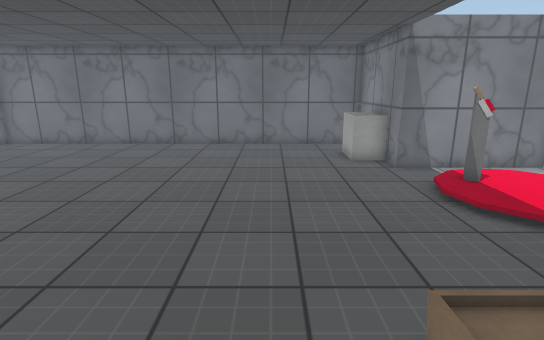
view 1 (above)

12 first-person views from a walk through a scene from a Unity 3-D project. The camera is 1.5 m above the floor, tilts 14° down and sees 80° across. Doors are open. The floor is counted in squares, 0.5 m on a side. Each view is taken from the middle of a square. On the plan, view 1 faces up. The plan holds only what a view shows up to about 20 squares ahead; the rest is blank. The player is left out. Surface patterns are stand-ins for the level's own textures.

view 2
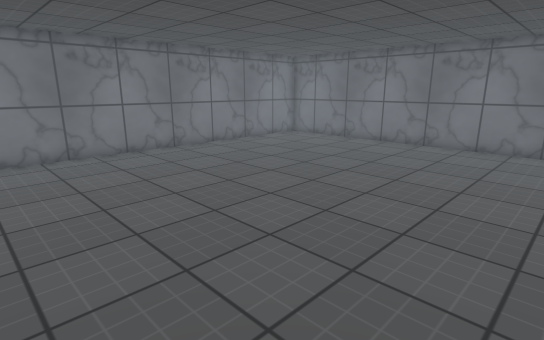

view 3
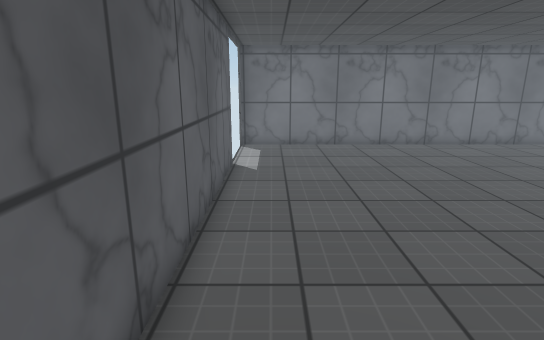

view 4
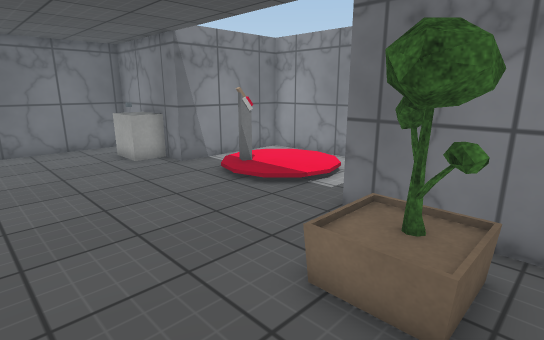

view 5
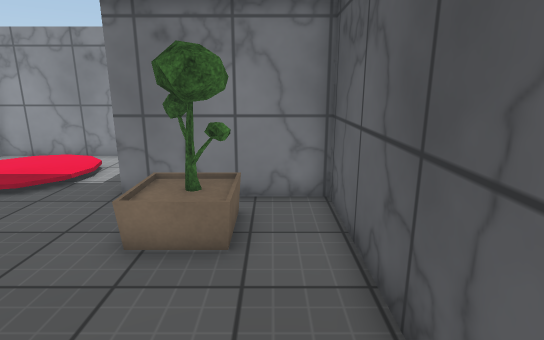

view 6
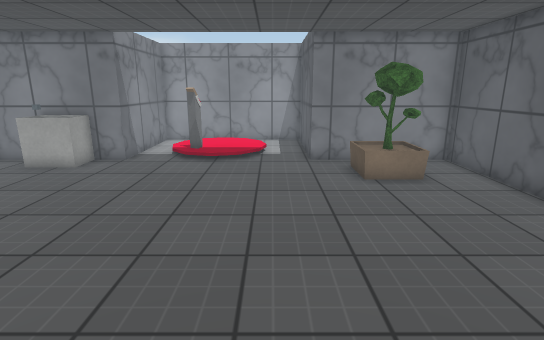

view 7
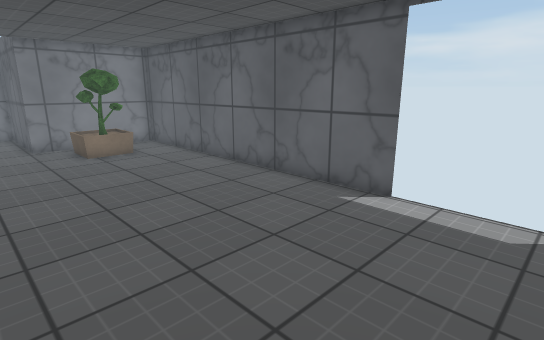

view 8
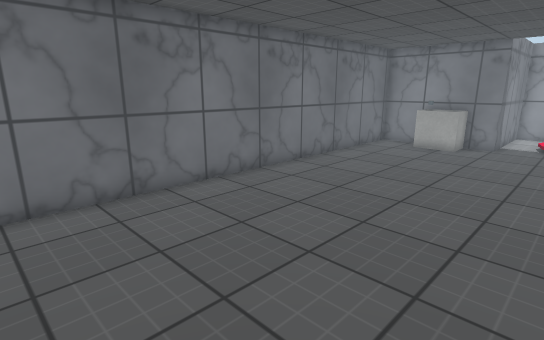

view 9
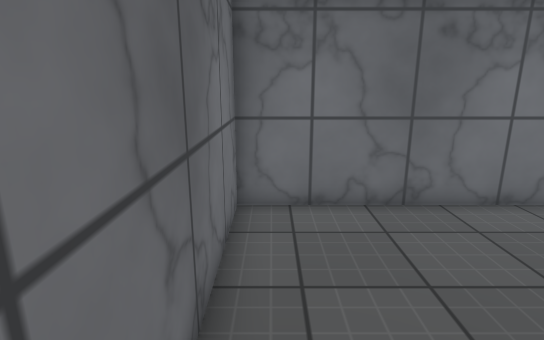

view 10
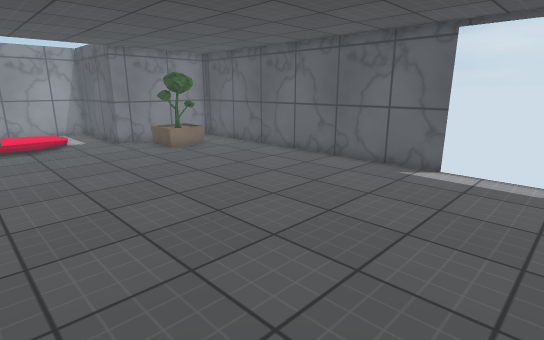

view 11
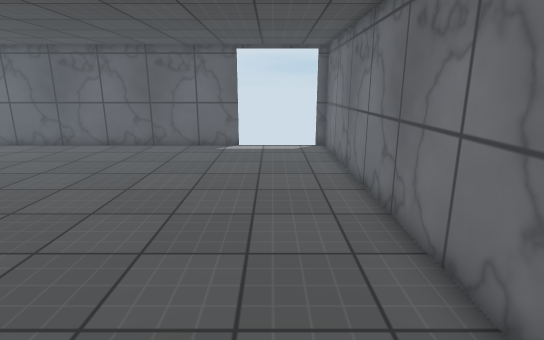

view 12
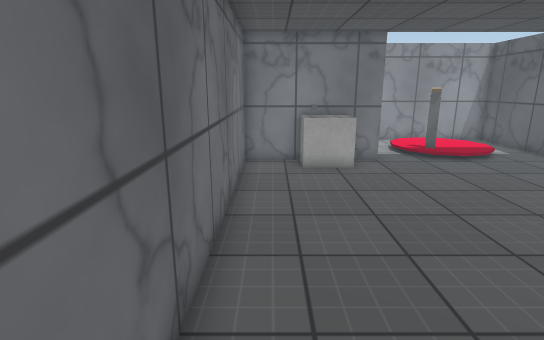

### Floor plan
Points are (right, up) in squares from view 1. A wall is a line through its corners. A room is listed if a view was taken in it or the views show most of it. See-through windows are left out.
Room 1 (views 1, 2, 3, 4, 5, 6, 7, 8, 9, 10, 11, 12)
walls: (-10.2, -1.6) (4.9, -1.6) (4.9, 4.3) (10.7, 4.3) (10.7, 12.4) (4.9, 12.4) (4.9, 13.6); (4.9, 15.4) (4.9, 18.2) (-14.9, 18.2) (-14.9, -1.6)
low walls: (2.5, 2.9) (3.4, 2.9); (2.5, 0.8) (1.6, 0.8) (1.6, 2.5); (3.6, 1.5) (3.6, 2.9)
ways out: gap at (-12.2, -1.6)
objects: tree (3, 1); cube (3, 14) to (5, 16); other object (6, 9) to (6, 10)

Where each view was taken, in squares from view 1:
view 1: 0 up, 0 right, facing up
view 2: 0 up, 1 right, facing up-left
view 3: 0 up, 3 right, facing left
view 4: 0 up, 2 left, facing up-right
view 5: 0 up, 4 left, facing right
view 6: 6 up, 9 left, facing right
view 7: 7 up, 14 left, facing down-right
view 8: 9 up, 14 left, facing up-right
view 9: 10 up, 14 left, facing up
view 10: 11 up, 14 left, facing down-right
view 11: 16 up, 12 left, facing down
view 12: 17 up, 9 left, facing right
